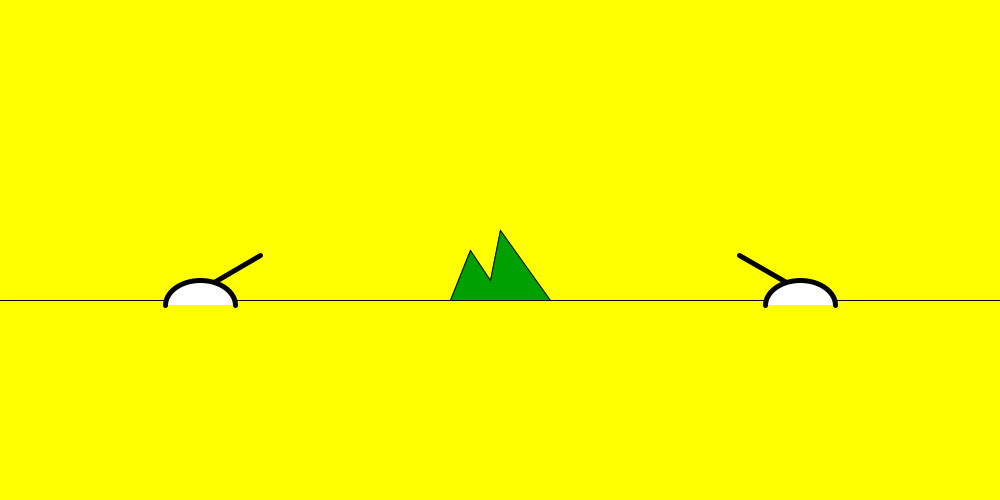
Frame 1 (no input)
Frame 60 (the mouse pressed at the canvas centre just before this capture): identical to frame 1, image omitted
Frame 120 (the mouse held since frame 60 and released just before this capture): identical to frame 1, image omitted

The Processing sketch that drew this single still picture (run headless with seeded random() and noise(); from frame 60 on, the mouse is pressed at the canvas centre):

// Processing sketch: ex1cannon
// ── ex1cannon.pde
cannon c1, c2;
boolean start = false;
void setup() {
  size(1000, 500);
  c1 = new cannon(200, 300,true);
  c2 = new cannon(800, 300, false);
}
void draw() {
  background(255, 255, 0);
  line(0, 300, width, 300); // ground
  mountain(300);
  c1.display();      c2.display();
  if (start) {
    if (c1.alive && c2.alive) {
      c1.update(c2);   c2.update(c1);
    }
  }
}  // draw
void mouseClicked() {  // for game start
  start = true;
  c1.fire();      c2.fire();
}

void mountain(float y0){
  fill(0,160,0); // green
  float x0 = width/2,d=10;
  beginShape();
  vertex(x0-d*5,y0);
  vertex(x0-d*3,y0-d*5);
  vertex(x0-d,y0-d*2);
  vertex(x0,y0-d*7);
  vertex(x0+d*5,y0);
  endShape();
  fill(255);
}

// ── ballClass.pde
class cannon {
  cannon(float xx, float yy,boolean op) {
    x = xx;            y = yy;
    alive = true;      east = op;
    v = 100 + random(-5,5);
    angle = 30;
    myBall = new ball();
  }
  float x, y, v, angle;
  boolean alive, east;
  ball myBall;
  void update(cannon cc){    
    myBall.move();  // move ball
    myBall.display();
    myBall.check(cc); // hit or miss
    if(!myBall.alive){
      fire();  // fire again
    }
  }
  void fire(){
    myBall.x = x;      myBall.y = y-10;
    // fire direction center
    if(!east)angle += myBall.miss/50;  
    else angle -= myBall.miss/50;  
    float a;
    if(east) a = angle; else a = 180 - angle;
    myBall.vx = v*cos(radians(a));
    myBall.vy = v*sin(radians(a)); 
    myBall.alive = true;
  }
  void display() {
    if(!alive) angle = 0;
    float tt;
    if(east) tt = radians(angle);
    else tt = PI - radians(angle);
    strokeWeight(5);
    line(x, y-10, x+70*cos(tt),y-10-70*sin(tt)); // gun
    arc(x, y+5, 70, 50, PI, 2*PI); // body
    strokeWeight(1); // back to default
  }
}

// ── cannonClass.pde
class ball{
  ball(){ 
    miss = 0;
    dt = 1./frameRate*3; // fast forward
    g = -10.0; // gravitational acceleration
  }
  float x,y,vx,vy,dt,g,miss;
  boolean alive;

  void move(){ // parabolic motion
    x += vx*dt; // x 등속도 운동
    vy += g*dt;     
    y -= vy*dt; // y 등가속도 운동
  }
void display(){
    fill(0);       circle(x,y,10);
    fill(255);     circle(x-3,y-3,2);
  }

  void check(cannon c){  // hit or miss
    miss = 0.0;
    if(dist(x,y,c.x,c.y)<40){ // hit
      alive = false;   c.alive = false;    
    } else if(y>c.y) {        // miss
      alive = false;   miss = x - c.x;
    }
  }
} // end of class ball
